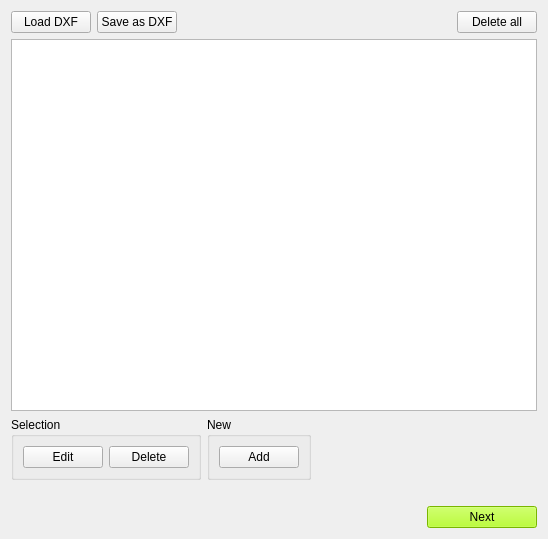
<?xml version="1.0" encoding="UTF-8"?>
<ui version="4.0">
 <class>Form</class>
 <widget class="QWidget" name="Form">
  <property name="windowModality">
   <enum>Qt::ApplicationModal</enum>
  </property>
  <property name="geometry">
   <rect>
    <x>0</x>
    <y>0</y>
    <width>548</width>
    <height>539</height>
   </rect>
  </property>
  <property name="maximumSize">
   <size>
    <width>548</width>
    <height>539</height>
   </size>
  </property>
  <property name="windowTitle">
   <string>Vector Editor</string>
  </property>
  <property name="styleSheet">
   <string notr="true"/>
  </property>
  <layout class="QGridLayout" name="gridLayout_2">
   <item row="0" column="0">
    <layout class="QHBoxLayout" name="horizontalLayout">
     <property name="sizeConstraint">
      <enum>QLayout::SetMinimumSize</enum>
     </property>
     <item>
      <widget class="QPushButton" name="pushButton">
       <property name="text">
        <string>Load DXF</string>
       </property>
      </widget>
     </item>
     <item>
      <widget class="QPushButton" name="pushButton_2">
       <property name="text">
        <string>Save as DXF</string>
       </property>
      </widget>
     </item>
     <item>
      <spacer name="horizontalSpacer_3">
       <property name="orientation">
        <enum>Qt::Horizontal</enum>
       </property>
       <property name="sizeHint" stdset="0">
        <size>
         <width>40</width>
         <height>20</height>
        </size>
       </property>
      </spacer>
     </item>
     <item>
      <widget class="QPushButton" name="pushButton_3">
       <property name="styleSheet">
        <string notr="true"/>
       </property>
       <property name="text">
        <string>Delete all</string>
       </property>
      </widget>
     </item>
    </layout>
   </item>
   <item row="1" column="0">
    <layout class="QVBoxLayout" name="verticalLayout">
     <item>
      <widget class="QListView" name="listView">
       <property name="autoFillBackground">
        <bool>false</bool>
       </property>
       <property name="styleSheet">
        <string notr="true"/>
       </property>
       <property name="selectionMode">
        <enum>QAbstractItemView::MultiSelection</enum>
       </property>
      </widget>
     </item>
     <item>
      <layout class="QGridLayout" name="gridLayout">
       <item row="0" column="2">
        <widget class="QGroupBox" name="groupBox_2">
         <property name="title">
          <string>New</string>
         </property>
         <layout class="QHBoxLayout" name="horizontalLayout_3">
          <item>
           <widget class="QPushButton" name="pushButton_6">
            <property name="text">
             <string>Add</string>
            </property>
           </widget>
          </item>
         </layout>
        </widget>
       </item>
       <item row="0" column="0" colspan="2">
        <widget class="QGroupBox" name="groupBox">
         <property name="minimumSize">
          <size>
           <width>0</width>
           <height>0</height>
          </size>
         </property>
         <property name="title">
          <string>Selection</string>
         </property>
         <layout class="QHBoxLayout" name="horizontalLayout_2">
          <item>
           <widget class="QPushButton" name="pushButton_4">
            <property name="text">
             <string>Edit</string>
            </property>
           </widget>
          </item>
          <item>
           <widget class="QPushButton" name="pushButton_5">
            <property name="styleSheet">
             <string notr="true"/>
            </property>
            <property name="text">
             <string>Delete</string>
            </property>
           </widget>
          </item>
         </layout>
        </widget>
       </item>
       <item row="0" column="4">
        <spacer name="horizontalSpacer_2">
         <property name="orientation">
          <enum>Qt::Horizontal</enum>
         </property>
         <property name="sizeHint" stdset="0">
          <size>
           <width>40</width>
           <height>20</height>
          </size>
         </property>
        </spacer>
       </item>
       <item row="2" column="4">
        <widget class="QPushButton" name="pushButton_8">
         <property name="minimumSize">
          <size>
           <width>0</width>
           <height>0</height>
          </size>
         </property>
         <property name="styleSheet">
          <string notr="true">background-color: rgb(170, 255, 0);</string>
         </property>
         <property name="text">
          <string>Next</string>
         </property>
        </widget>
       </item>
       <item row="2" column="3">
        <spacer name="horizontalSpacer">
         <property name="orientation">
          <enum>Qt::Horizontal</enum>
         </property>
         <property name="sizeHint" stdset="0">
          <size>
           <width>40</width>
           <height>20</height>
          </size>
         </property>
        </spacer>
       </item>
       <item row="1" column="0">
        <spacer name="verticalSpacer">
         <property name="orientation">
          <enum>Qt::Vertical</enum>
         </property>
         <property name="sizeType">
          <enum>QSizePolicy::Minimum</enum>
         </property>
         <property name="sizeHint" stdset="0">
          <size>
           <width>20</width>
           <height>20</height>
          </size>
         </property>
        </spacer>
       </item>
      </layout>
     </item>
    </layout>
   </item>
  </layout>
 </widget>
 <resources/>
 <connections/>
</ui>
